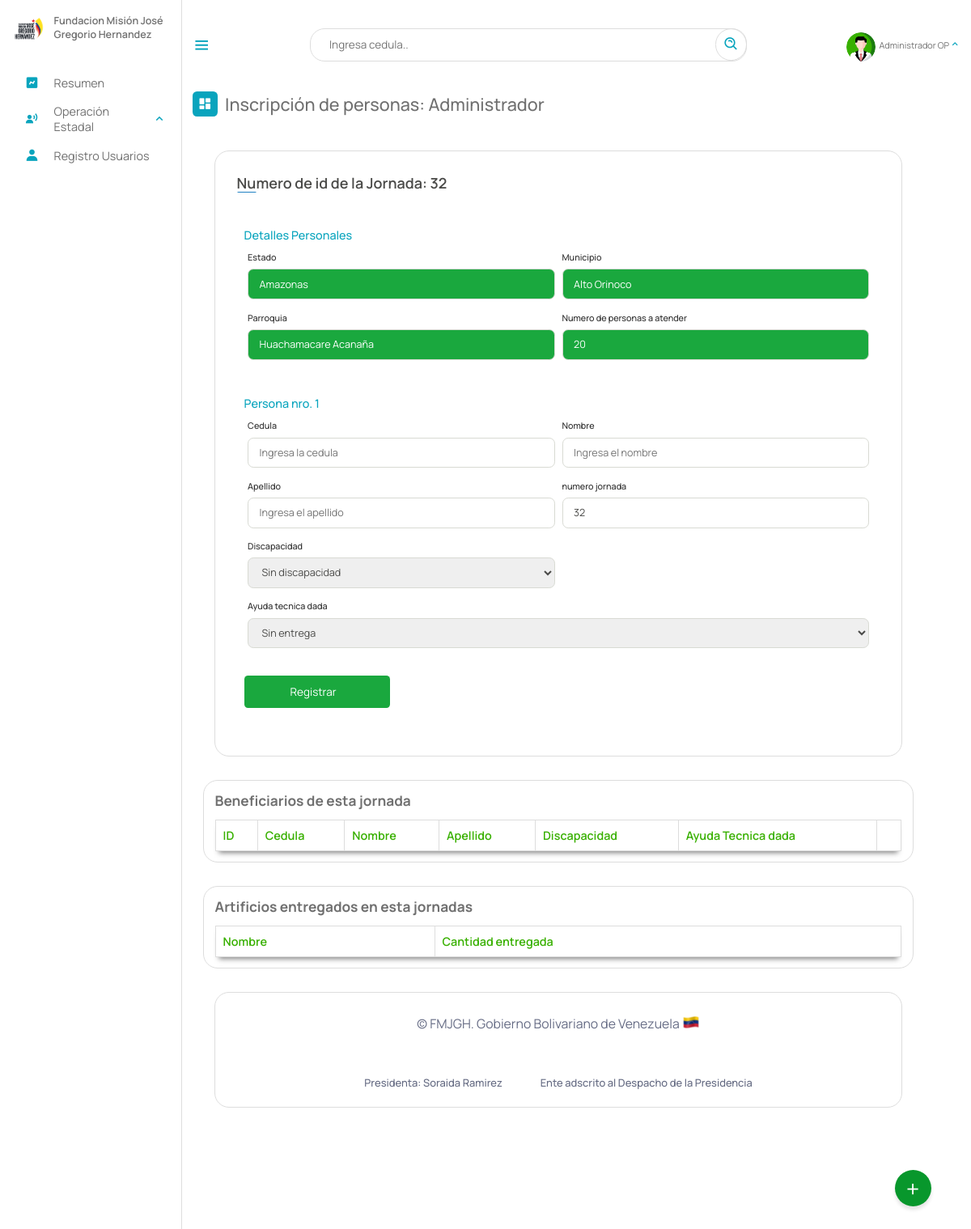
/Escritorio/02-AsignarJornada.php?id=32 (signed in), run on an earlier commit of the app's database.
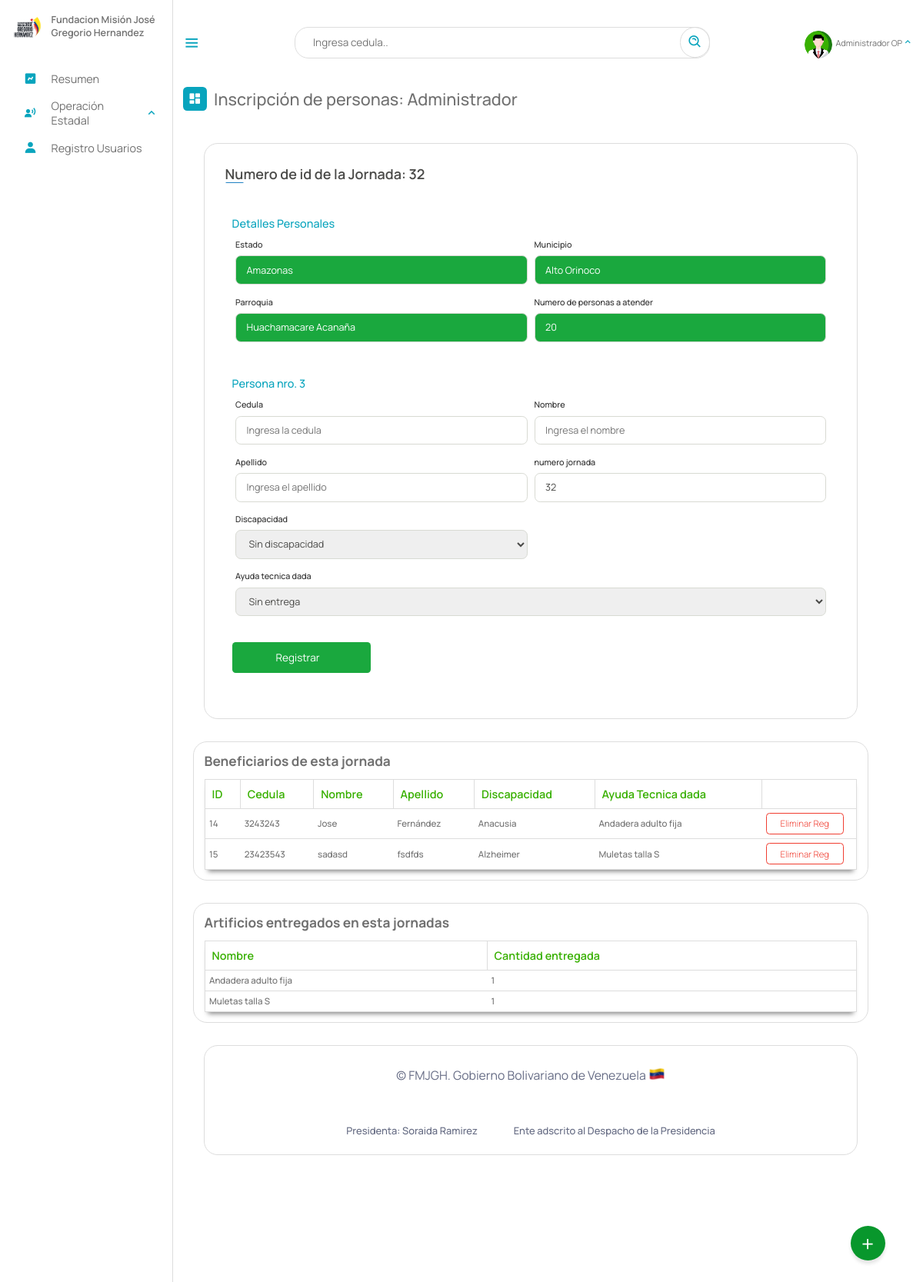
And on a later commit of the database.
### tables this page shows
CREATE TABLE `personas_jornadas` (
  `id` int(11) NOT NULL AUTO_INCREMENT,
  `cedula` int(10) NOT NULL,
  `nombre` text NOT NULL,
  `apellido` text NOT NULL,
  `discapacidad` varchar(10) NOT NULL,
  `ayuda_tecnica` varchar(10) NOT NULL,
  `fecha_jaten` date DEFAULT NULL,
  `numero_jornada` int(11) NOT NULL,
  PRIMARY KEY (`id`),
  KEY `ayuda_tecnica` (`ayuda_tecnica`,`numero_jornada`),
  KEY `discapacidad` (`discapacidad`),
  KEY `numero_jornada` (`numero_jornada`),
  CONSTRAINT `personas_jornadas_ibfk_1` FOREIGN KEY (`ayuda_tecnica`) REFERENCES `tipo_ayuda_tecnica` (`id`) ON DELETE CASCADE,
  CONSTRAINT `personas_jornadas_ibfk_2` FOREIGN KEY (`numero_jornada`) REFERENCES `jornada` (`id`) ON DELETE CASCADE
);

CREATE TABLE `tipo_ayuda_tecnica` (
  `id` varchar(10) NOT NULL,
  `nombre_tipoayuda` text NOT NULL,
  PRIMARY KEY (`id`)
);

### php/02-jornadas.php (called while the page is built, shortened)
<?php
include_once("ManejadorBD.php");
class Jornadas extends ManejadorBD
{
	private $numero_jornadas;
	private $id;
	private $cnn;
	public function __construct($tipoConexion)
	{
		$this->cnn = parent::conectar($tipoConexion);
	}
	public function setnumero_jornadas($numero_jornadas)
	{
		$this->numero_jornadas = $numero_jornadas;
	}
	public function setid($id)
	{
		$this->id = $id;
	}
	public function consultarJornadas()
	{
		try {
			$stmt = $this->cnn->prepare("SELECT jornada.id, estados.nombre_estado, municipios.nombre, parroquia.nombre_parroquia, jornada.numero_personas FROM `jornada`, municipios, estados, parroquia WHERE
				estados.id_estados = jornada.estado and municipios.id_municipios = jornada.municipio and parroquia.id = jornada.parroquia and jornada.id = :id;");
			$stmt->setFetchMode(PDO::FETCH_ASSOC);
			$stmt->bindParam(':id', $this->id);
			$stmt->execute();
			return $stmt->fetch();
		} catch (PDOException $error) {
			echo "Error: ejecutando consulta SQL." . $error->getMessage();
			exit();
		}
	}
	public function PersonasJornadas()
	{
		try {
			$stmt = $this->cnn->prepare("SELECT
			personas_jornadas.id,
				personas_jornadas.cedula,
			personas_jornadas.nombre,
				personas_jornadas.apellido,
					personas_jornadas.discapacidad,
						personas_jornadas.fecha_jaten,
							personas_jornadas.numero_jornada,
			tipo_ayuda_tecnica.nombre_tipoayuda
		FROM
			personas_jornadas
		JOIN
			tipo_ayuda_tecnica ON personas_jornadas.ayuda_tecnica = tipo_ayuda_tecnica.id
		WHERE
			personas_jornadas.numero_jornada =:numero_jornadas");
			$stmt->setFetchMode(PDO::FETCH_ASSOC);
			$stmt->bindParam(':numero_jornadas', $this->numero_jornadas);
			$stmt->execute();
			return $stmt->fetchAll();
		} catch (PDOException $error) {
			echo "Error: ejecutando consulta SQL." . $error->getMessage();
			exit();
		}
	}
	public function AyudasTecnicasPorJornadas()
	{
		try {
			$stmt = $this->cnn->prepare("SELECT tipo_ayuda_tecnica.nombre_tipoayuda,
				COUNT(personas_jornadas.ayuda_tecnica) AS cantidad
			  FROM personas_jornadas
			  INNER JOIN tipo_ayuda_tecnica ON personas_jornadas.ayuda_tecnica = tipo_ayuda_tecnica.id
			  WHERE numero_jornada = :numero_jornadas GROUP BY tipo_ayuda_tecnica.nombre_tipoayuda;");
			$stmt->setFetchMode(PDO::FETCH_ASSOC);
			$stmt->bindParam(':numero_jornadas', $this->numero_jornadas);
			$stmt->execute();
			return $stmt->fetchAll();
		} catch (PDOException $error) {
			echo "Error: ejecutando consulta SQL." . $error->getMessage();
			exit();
		}
	}
}

### php/ManejadorBD.php (called while the page is built, shortened)
<?php
	class ManejadorBD extends PDO {
		public $srv	= SRV;
		public $usr	= USR;
		public $pas	= PAS;
		public $dbn	= BDN;
		public function conectar($tipoConexion){
			try{
				switch ($tipoConexion) {
				    case 1:
				        $dsn = "mysql:host=$this->srv;dbname=$this->dbn";
				        break;
				}
				$dbh = new PDO($dsn, $this->usr, $this->pas);
    			$dbh->setAttribute(PDO::ATTR_ERRMODE, PDO::ERRMODE_EXCEPTION);
			}catch(PDOException $error){
                echo "Error al Conectar con la Base de Datos: ".$error->getMessage();
                exit();
			}
            $this->conexionBD = $dbh;
			return $this->conexionBD;
		}
	}
?>

### php/02-personasJornadas.php (called while the page is built, shortened)
<?php
include_once("ManejadorBD.php");
class personasJornadas extends ManejadorBD
{
	private $numero_jornada;
	private $cnn;
	public function __construct($tipoConexion)
	{
		$this->cnn = parent::conectar($tipoConexion);
	}
	public function setnumero_jornada($numero_jornada)
	{
		$this->numero_jornada = $numero_jornada;
	}
	public function consultarTodosPersonasJornadas()
	{
		try {
			$stmt = $this->cnn->prepare("SELECT * FROM personas_jornadas WHERE numero_jornada = :numero_jornada");
			$stmt->setFetchMode(PDO::FETCH_ASSOC);
			$stmt->bindParam(':numero_jornada', $this->numero_jornada);
			$stmt->execute();
			return $stmt->fetchAll();
		} catch (PDOException $error) {
			echo "Error: ejecutando consulta SQL." . $error->getMessage();
			exit();
		}
	}
}

### php/01-discapacidades.php (called while the page is built, shortened)
<?php
include_once("ManejadorBD.php");
class Discapacidad extends ManejadorBD
{
	private $cnn;
	public function __construct($tipoConexion)
	{
		$this->cnn = parent::conectar($tipoConexion);
	}
	public function consultarDiscapacidades()
	{
		try {
			$stmt = $this->cnn->prepare("SELECT nombre_discapacidad, id_disca FROM discapacid ORDER BY `id_disca` ASC");
			$stmt->setFetchMode(PDO::FETCH_ASSOC);
			$stmt->execute();
			return $stmt->fetchAll();
		} catch (PDOException $error) {
			echo "Error: ejecutando consulta SQL." . $error->getMessage();
			exit();
		}
	}
}

### Escritorio/02-AsignarJornada.php (the view, shortened to what the changed rows need)
<?php
include_once("partearriba.php");
?>
<link rel="stylesheet" type="text/css" href="https://cdn.datatables.net/1.11.3/css/jquery.dataTables.min.css">
<div class="dash-contenido">
    <?php
    include_once("../php/02-jornadas.php");
    $numero = $_REQUEST["id"];
    $aten = new Jornadas(1);
    $aten->setid($numero);
    $registro = $aten->consultarJornadas();
    ?>
    <div class="cont-registro">
        <?php if ($gerencia != "6Plan") { ?>
            <div class="container">
                <?php
                if ($registro) {
                ?>
                    <form action="" method="post" class="dos">
                        <?php
                        include_once("../php/02-personasJornadas.php");
                        $persona = new personasJornadas(1);
                        $persona->setnumero_jornada($numero);
                        $consult = $persona->consultarTodosPersonasJornadas();
                        $cantidadRegistros = count($consult);
                        if ($cantidadRegistros < $registro["numero_personas"]) {
                        ?>
                            <form action="" method="post" class="dos tres">
                                <div class="form first">
                                    <div class="details personal">
                                        <span class="title">Persona nro. <?php echo ++$cantidadRegistros; ?> </span>
                                        <div class="fields">
                                            <div class="input-field">
                                                <label>Cedula</label>
                                                <input type="number" placeholder="Ingresa la cedula " required name="cedula" id="cedula">
                                            </div>
                                            <div class="input-field">
                                                <label>Nombre</label>
                                                <input type="text" placeholder="Ingresa el nombre " required name="nombre" id="nombre">
                                            </div>
                                            <div class="input-field">
                                                <label>Apellido</label>
                                                <input type="text" placeholder="Ingresa el apellido " required name="apellido" id="apellido">
                                            </div>
                                            <div class="input-field">
                                                <label>numero jornada</label>
                                                <input type="number" placeholder="Ingresa el nombre " required name="numero_jornada" id="numero_jornada" readonly value="<?php echo $numero ?>">
                                            </div>
                                            <div class="input-field">
                                                <label>Discapacidad</label>
                                                <select name="discapacidad" id="discapacidad" require>
                                                    <?php
                                                    include_once("../php/01-discapacidades.php");
                                                    $discapacidad = new Discapacidad(1);
                                                    $consulta = $discapacidad->consultarDiscapacidades();
                                                    foreach ($consulta as $i) {
                                                        echo '<option value=' . $i["id_disca"] . '>' . $i["nombre_discapacidad"] . '</option>';
                                                    }
                                                    ?>
                                                </select>
                                            </div>
                                            <div class="input-field">
                                                <label>Ayuda tecnica dada</label>
                                                <select name="tipo_ayuda_tec" id="tipo_ayuda_tec" require>
                                                    <option value="S/N">Sin entrega</option>
                                                </select>
                                            </div>
                                        </div>
                                        <button class="nextBtn" name="registro" id="registro">
                                            <span class="btnText">Registrar</span>
                                        </button>
                                    </div>
                                </div>
                            </form>
                    <?php
                        } else {
                            echo "Ya se hicieron todos los registros de esta jornada ";
                        }
                    }
                    ?>
                    </form>
            </div>
        <?php } ?>
        <div class="tabla-atencion">
            <h2>Beneficiarios de esta jornada</h2>
            <table id="atencion">
                <thead>
                    <tr>
                        <th>ID</th>
                        <th>Cedula</th>
                        <th>Nombre</th>
                        <th>Apellido</th>
                        <th>Discapacidad</th>
                        <th>Ayuda Tecnica dada</th>
                        <th></th>
                    </tr>
                </thead>
                <tbody>
                    <?php
                    include_once("../php/02-jornadas.php");
                    $aten = new Jornadas(1);
                    $aten->setnumero_jornadas($numero);
                    $consulta = $aten->PersonasJornadas();
                    if ($consulta) {
                        foreach ($consulta as $registros) {
                    ?>
                            <tr>
                                <td><?php echo $registros["id"] ?></td>
                                <td><?php echo $registros["cedula"] ?></td>
                                <td><?php echo $registros["nombre"] ?></td>
                                <td><?php echo $registros["apellido"] ?></td>
                                <td><?php echo $registros["discapacidad"] ?></td>
                                <td><?php echo $registros["nombre_tipoayuda"] ?></td>
                                <td><a onclick='eliminar(<?php echo $registros["id"]; ?>)' class="eliminar">Eliminar Reg</a></td>
                            </tr>
                    <?php
                        }
                    }
                    ?>
                </tbody>
            </table>
        </div>
        <div class="tabla-atencion">
            <h2>Artificios entregados en esta jornadas</h2>
            <table id="atencion">
                <thead>
                    <tr>
                        <th>Nombre</th>
                        <th>Cantidad entregada</th>
                    </tr>
                </thead>
                <tbody>
                    <?php
                    include_once("../php/02-jornadas.php");
                    $aten = new Jornadas(1);
                    $aten->setnumero_jornadas($numero);
                    $consulta = $aten->AyudasTecnicasPorJornadas();
                    if ($consulta) {
                        foreach ($consulta as $registros) {
                    ?>
                            <tr>
                                <td><?php echo $registros["nombre_tipoayuda"] ?></td>
                                <td><?php echo $registros["cantidad"] ?></td>
                            </tr>
                    <?php
                        }
                    }
                    ?>
                </tbody>
            </table>
        </div>
        <?php
        include_once("parteabajo.php");
        ?>

What changed in the data, as far as the page shows it:
added personas_jornadas: id "14", cedula "3243243", nombre "Jose", apellido "Fernández", discapacidad "Anacusia", ayuda_tecnica.nombre_tipoayuda "Andadera adulto fija"
added personas_jornadas: id "15", cedula "23423543", nombre "sadasd", apellido "fsdfds", discapacidad "Alzheimer", ayuda_tecnica.nombre_tipoayuda "Muletas talla S"
Also different on the page:
text no longer shown: "1"
text now shown: "3"
new list line: "Andadera adulto fija 1"
new list line: "Muletas talla S 1"
